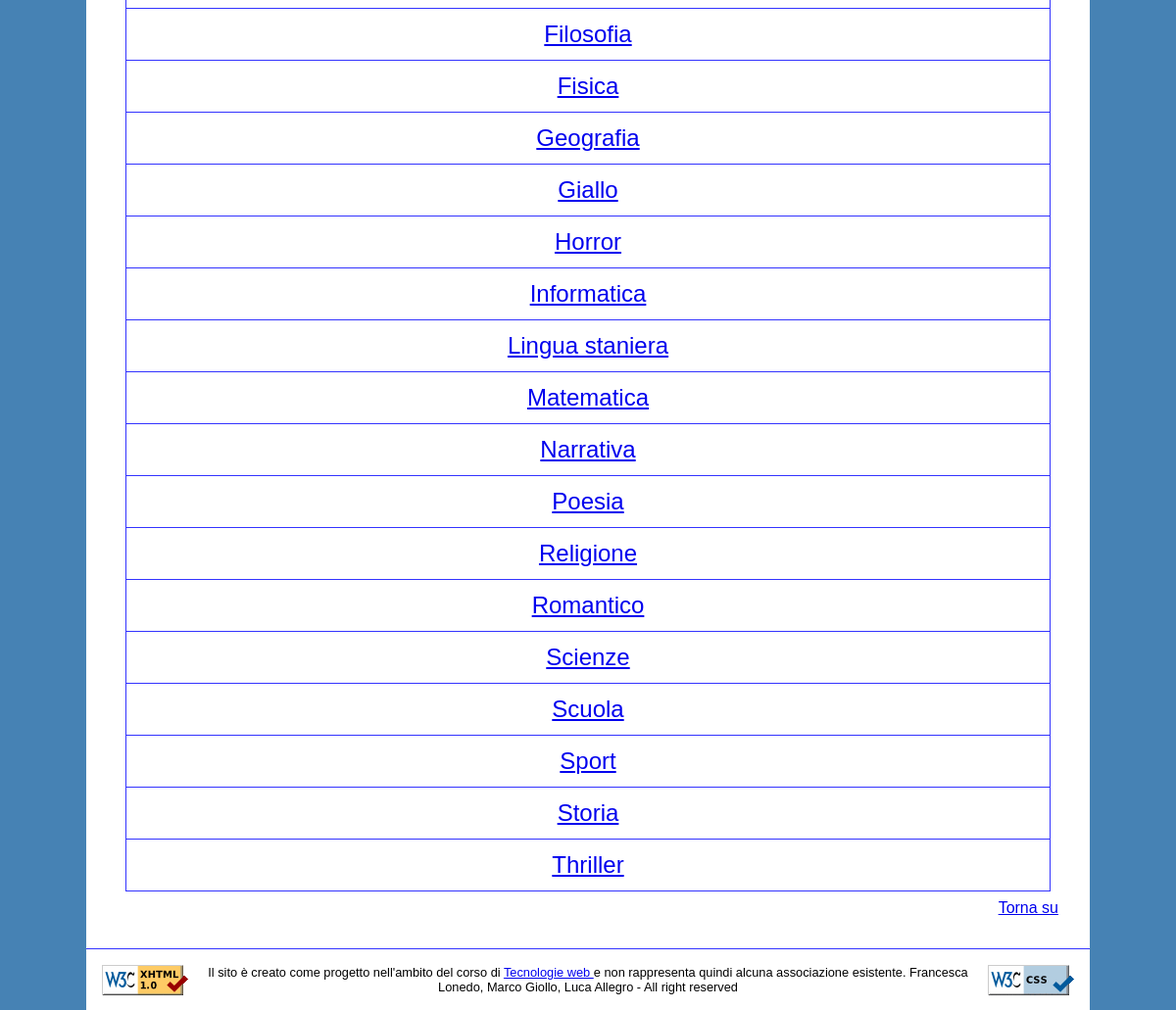
/Progetto/catalogo.php (lower part), run on an earlier commit of the app's database.
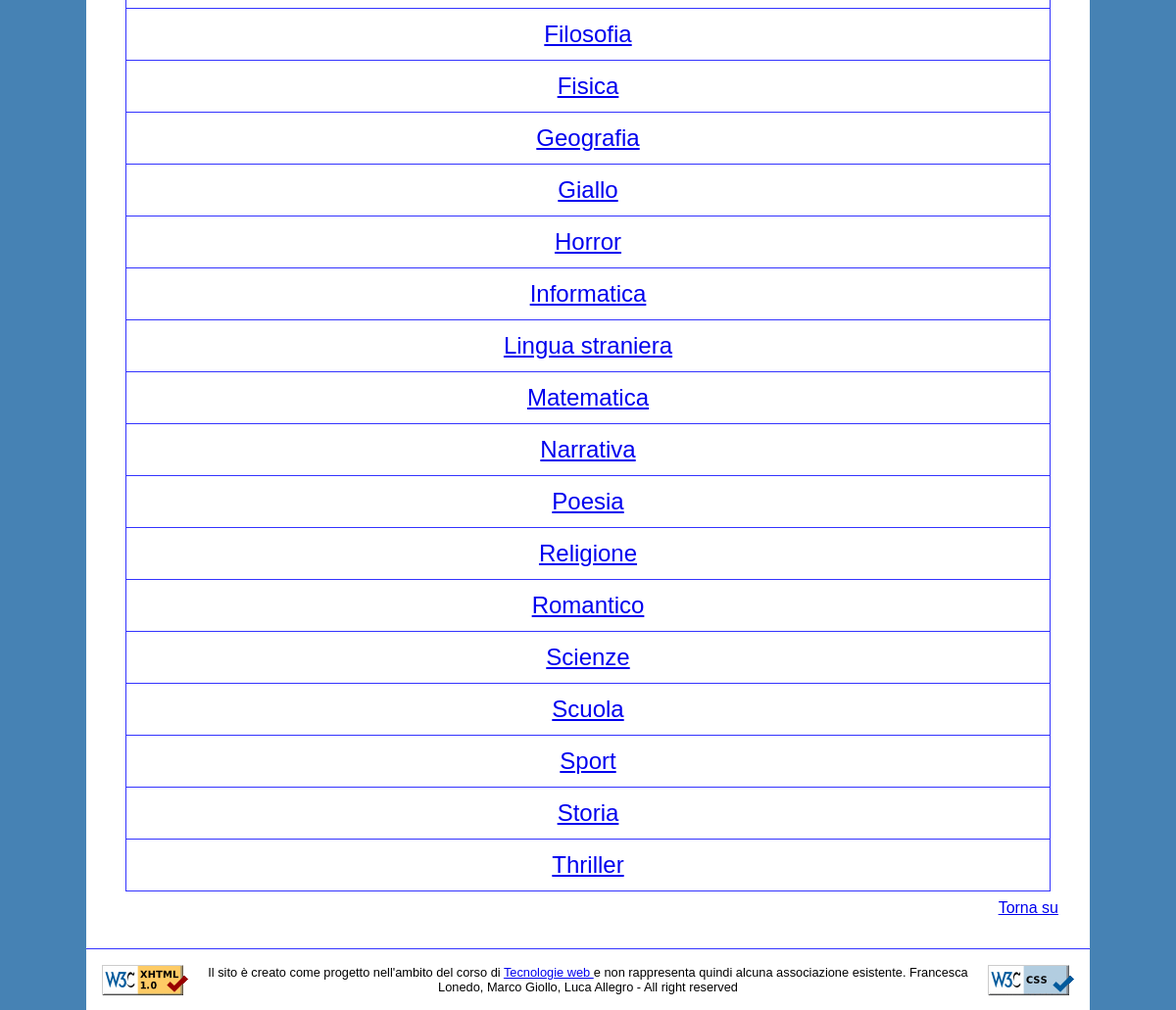
And on a later commit of the database.
### tables this page shows
CREATE TABLE IF NOT EXISTS `genere` (
  `id` int(11) NOT NULL AUTO_INCREMENT,
  `nome` varchar(255) NOT NULL,
  PRIMARY KEY (`id`)
);

### Progetto/controllerCatalogo.php (called while the page is built, shortened)
<?php
  class controllerCatalogo{
      public function estraiGeneri($connection){
         $query = "SELECT id, nome FROM genere order by nome";
         $sql = mysqli_query($connection, $query);
         $data = array();
         while($row = mysqli_fetch_assoc($sql)){
           $data[] = $row;
         }
         return $data;
      }
  }
?>

### Progetto/catalogo.php (the view, shortened to what this page needs)
<?php
	$output= ' <h1 id="titleCat">  Il nostro catalogo </h1>
               <h2>Scegli una categoria di libri e comincia a sfogliare il nostro catalogo! </h2>';
        $reg = new connectDB();
        $openConnection = $reg -> accessDB();
        if(!$openConnection){
          die("Errore nell'aprire il database");
        }
        else{
            require_once 'controllerCatalogo.php';
            $controller = new controllerCatalogo();
            $connection = $reg-> getConnection();
            $results = $controller -> estraiGeneri($connection);
            if($results){
              $output = $output.'<ul id="cata">';
                $index = 0;
                foreach($results as $array){
                  if($index == 0){
                    $output = $output."<li id='primoCata'> <a  href = elencoTitoli.php?id=".$array['id'].">".$array['nome']."</a></li>";
                    $index = $index+1;
                  }
                  else{
                  	$output = $output."<li> <a href = elencoTitoli.php?id=".$array['id'].">".$array['nome']."</a></li>";
                  }
                }
                $output = $output.'</ul>
                <a href="#titleCat" id="tornaSuCata"> Torna su </a>';
            }
            else{
              $output = "<p> Non ci sono nuovi inserimenti </p> </div>";
            }
        }
        $header = file_get_contents("header.html");
        $header = str_replace("", "", $header);
		$footer = file_get_contents("footer.html");
		$header = str_replace("", "<a href='index.php'>Home</a> - Catalogo", $header);
		if(!isset($_SESSION["user"])){
			$log = file_get_contents("areaLogin.html");
		}
		else{
			$log = '<a class="abutt" id="aPers" href="userHome.php" title="Vai alla tua pagina personale"> Pagina Personale </a> </br>
					  <a class="abutt" id="logout" href="logout.php" title="Esci"> Logout </a>';
		}
		$header = str_replace("", $log, $header);
		$men = file_get_contents("menuCatalogo.html");
		$header = str_replace("", $men, $header);
		$con = file_get_contents("corpo.html");
		$con = str_replace("", $output, $con);
		$header = str_replace("", "Catalogo - Scambio Libri Vi", $header);
		echo $header;
		echo $con;
		echo $footer;
?>

What changed in the data, as far as the page shows it:
changed genere: nome "Lingua staniera" → "Lingua straniera"
